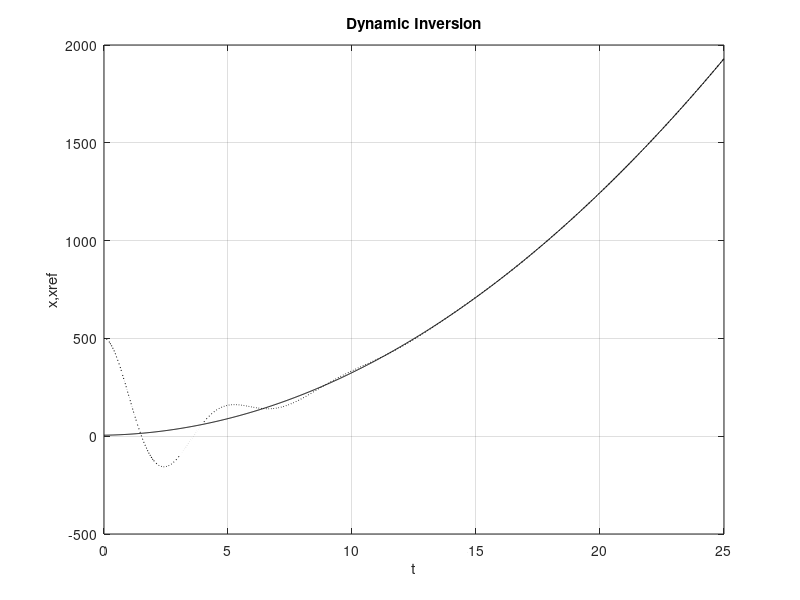

Write MATLAB code to recreate this figure.
function dynamicinversionc1
% Problem parameters
ceta=.3;
ts=10;
w= 4/(ceta*ts);
%w= .9714;
y0(1)=500;
y0(2)=0;
y0(3)=0;

numSteps=1000;
i=numSteps;
t=linspace(0,25,numSteps)';
xref=(5+2*t+3*t.^2);
plot(t(:,1),xref(:,1),'k');
options = odeset('RelTol',1e-12,'AbsTol',1e-8);             
[t,y] = ode45(@f,t,y0,options);
y01=[10 2];
t1=linspace(0,25,numSteps)';
[t1,y1] = ode45(@f1,t,y01,options);
p=y
hold on
plot(t(:,1),y(:,1),'k:');
grid on
title('Dynamic Inversion');
ylabel('x,xref');
xlabel('t');
% figure
% plot(t(:,1),y(:,3),'b');
% 
% figure
% plot(t1(:,1),y1(:,1),'k');

function dydt = f(t,y)
  % Derivative function -- mu and mustar shared with the outer function.
xr=5+2*t+3*t^2;
xr1=2+6*t;
xr2=6;
u=(1/2)*((xr2+y(1)^3)-2*ceta*w*(y(2)-xr1)-w^2*(y(1)-xr));
dydt=[y(2);
     -y(1)^3+2*u;
     u];

  end  
function dydt = f1(t,y)
  % Derivative function -- mu and mustar shared with the outer function.

dydt=[y(2);
     -y(1)^3+2];

  end  

end  
  
  